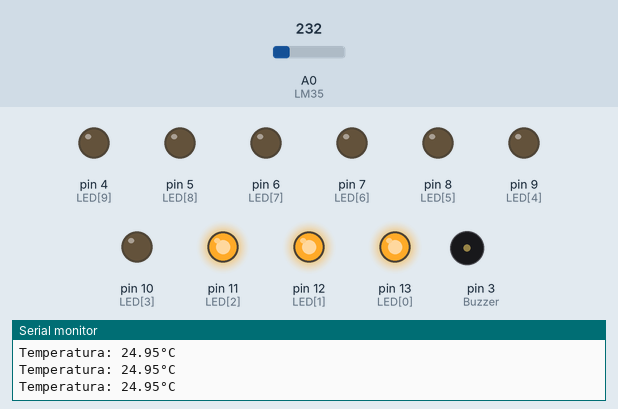
Bench run of a sketch on a simulated Arduino Uno, built for the host (arithmetic inside an expression is 32-bit, double 64-bit). Shown: output pins drawn as LEDs (lit = HIGH), buzzer (waves = sounding), the last lines printed to the serial monitor. Inputs (shaded band) come from the test bench; at power-on: A0 (LM35) = 232.

Above: at 1.2 s.
1.3 s: A0 (LM35) set to 233
At 2.5 s:
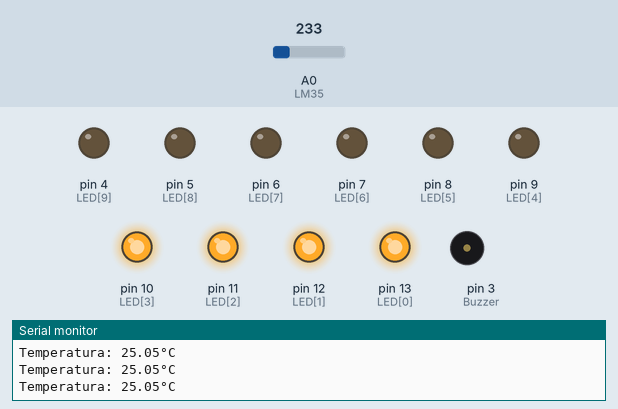
2.8 s: A0 (LM35) set to 250
At 3.3 s:
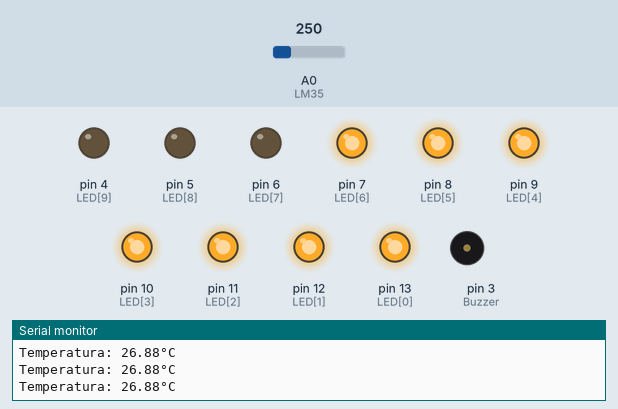
4.3 s: A0 (LM35) set to 266
At 4.7 s:
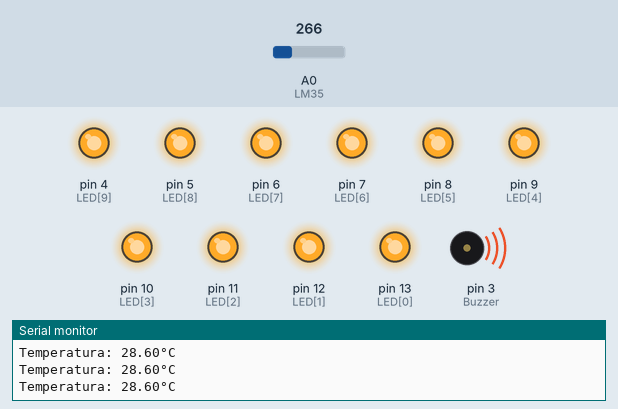
5.8 s: A0 (LM35) set to 260
At 6.2 s:
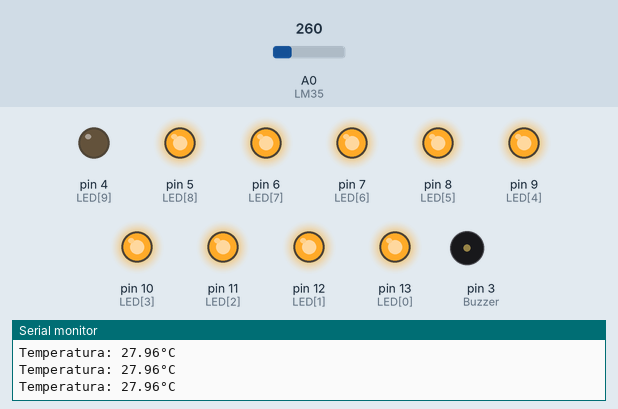
7.3 s: A0 (LM35) set to 201
At 7.9 s:
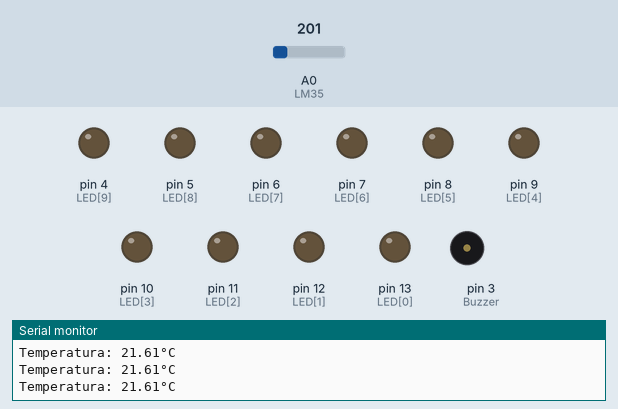
8.8 s: A0 (LM35) set to 290
At 9.4 s:
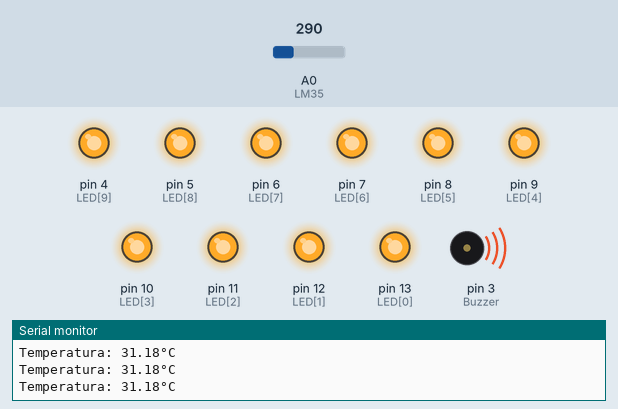
Timing chart, 0 to 11.8 s (numbered marks = the images above; inputs shaded):
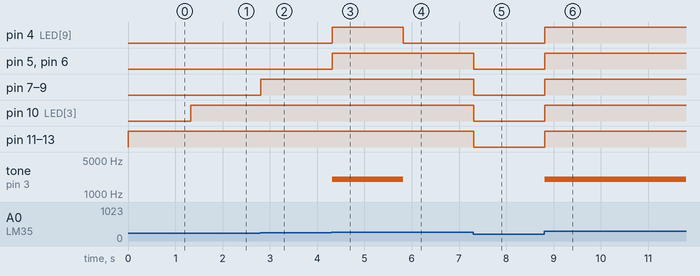

The sketch:

Sensor_temperatura_bragraph.ino
```cpp
const int LM35 = 0;
float temperatura = 0;
int ADClido = 0;
const int Buzzer = 3;
const int LED[] = {
  13, 12, 11, 10, 9, 8, 7, 6, 5, 4};

void setup() {
  // put your setup code here, to run once:
analogReference(INTERNAL1V1);
pinMode(Buzzer, OUTPUT);
for(int x = 0; x < 10; x++){
  pinMode(LED[x], OUTPUT);
}
Serial.begin(9600);
}

void loop() {
  // put your main code here, to run repeatedly:
  ADClido = analogRead(LM35);
  temperatura = ADClido * 0.1075268817204301;
  if(temperatura > 23.50){
    digitalWrite(LED[0], HIGH);
  }
  else
  {
    digitalWrite(LED[0], LOW);
  }
  if(temperatura > 24.00){
    digitalWrite(LED[1], HIGH);
  }
  else
  {
    digitalWrite(LED[1], LOW);
  }
  if(temperatura > 24.50){
    digitalWrite(LED[2], HIGH);
  }
  else
  {
    digitalWrite(LED[2], LOW);
  }
  if(temperatura > 25.00){
    digitalWrite(LED[3], HIGH);
  }
  else
  {
    digitalWrite(LED[3], LOW);
  }
  if(temperatura > 25.50){
    digitalWrite(LED[4], HIGH);
  }
  else
  {
    digitalWrite(LED[4], LOW);
  }
  if(temperatura > 26.00){
    digitalWrite(LED[5], HIGH);
  }
  else
  {
    digitalWrite(LED[5], LOW);
  }
  if(temperatura > 26.50){
    digitalWrite(LED[6], HIGH);
  }
  else
  {
    digitalWrite(LED[6], LOW);
  }
  if(temperatura > 27.00){
    digitalWrite(LED[7], HIGH);
  }
  else
  {
    digitalWrite(LED[7], LOW);
  }
  if(temperatura > 27.50){
    digitalWrite(LED[8], HIGH);
  }
  else
  {
    digitalWrite(LED[8], LOW);
  }
  if(temperatura > 28.00){
    digitalWrite(LED[9], HIGH);
    tone(Buzzer, 2000);
  }
  else
  {
    digitalWrite(LED[9], LOW);
    noTone(Buzzer);
  }
 Serial.print("Temperatura: ");
 Serial.print(temperatura);
 Serial.print("°C");
 Serial.println();

}
```

Measured:
- the behaviour switches between 232 and 233 on A0 (LM35) (found by bisection; images 0 and 1)
- the behaviour switches between 261 and 260 on A0 (LM35) (found by bisection; images 3 and 4)
- after the input at 1.3 s, pin 10 (LED[3]): LOW → HIGH at once
- after the input at 2.8 s, pin 7 (LED[6]), pin 8 (LED[5]), pin 9 (LED[4]): LOW → HIGH at once
- after the input at 4.3 s, pin 4 (LED[9]), pin 5 (LED[8]), pin 6 (LED[7]): LOW → HIGH at once; tone on pin 3 (Buzzer): silent → 2000 Hz at once
- after the input at 5.8 s, pin 4 (LED[9]): HIGH → LOW at once; tone on pin 3 (Buzzer): 2000 Hz → silent at once
- after the input at 7.3 s, pin 5 (LED[8]), pin 6 (LED[7]), pin 7 (LED[6]), pin 8 (LED[5]), pin 9 (LED[4]), pin 10 (LED[3]), pin 11 (LED[2]), pin 12 (LED[1]), pin 13 (LED[0]): HIGH → LOW at once
- after the input at 8.8 s, pin 4 (LED[9]), pin 5 (LED[8]), pin 6 (LED[7]), pin 7 (LED[6]), pin 8 (LED[5]), pin 9 (LED[4]), pin 10 (LED[3]), pin 11 (LED[2]), pin 12 (LED[1]), pin 13 (LED[0]): LOW → HIGH at once; tone on pin 3 (Buzzer): silent → 2000 Hz at once
